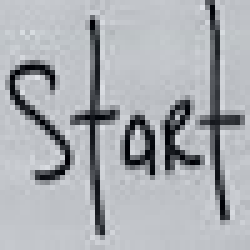
#> input picture sample_image/graying.jpg, 50 x 50 px (shown 5 times larger)
$ python dokumentasi_testing.py
#> lines starting #> are read from the running program, lines starting #| are printed output that depends on the picture; after the words box and inside, x2 and y2 are one past the last pixel; in counts of white or black regions, pixels touching at a corner belong together
import matplotlib.pyplot as plt
import cv2
import numpy as np

image = cv2.imread('sample_image/graying.jpg')
#> image is the input picture: shape (50, 50, 3); mean B, G, R 178.2, 173.3, 170.2
#cv2.imshow("Asli", image)

for i in range(50):
    R = image[0][i][2]
    G = image[0][i][1]
    B = image[0][i][0]
    hasil = round((0.2989 * R) + (0.5870 * G) + (0.1141 * B))
#> this loop made 50 passes
#> (R, G, B, hasil) on passes 1 to 12: (194, 197, 202, 197), (196, 199, 204, 199), (194, 197, 202, 197), (196, 199, 204, 199), (197, 200, 205, 200), (195, 198, 203, 198), (195, 198, 203, 198), (198, 201, 206, 201), (199, 202, 207, 202), (197, 200, 205, 200), (196, 199, 204, 199), (197, 200, 205, 200)
    #print(i+1,".(0.2989 *",R,") + (0.5870 *",G,") + (0.1141 *",B,") =",hasil)

grayscale = cv2.cvtColor(image, cv2.COLOR_BGR2GRAY)
#cv2.imshow("Grayscale", grayscale)

#h, otsu = cv2.threshold(grayscale, 0, 255, cv2.THRESH_BINARY | cv2.THRESH_OTSU)
#cv2.imshow("Otsu Thresholding", otsu)

h, w = grayscale.shape[:]
#> h = 50; w = 50

# Image Inversion
inverted = np.copy(grayscale)
for i in range(50):
    has = 255 - grayscale[0][i]
#> this loop made 50 passes
#> has on passes 1 to 12: 58, 56, 58, 56, 55, 57, 57, 54, 53, 55, 56, 55
    #print(i+1,". 255 -",grayscale[0][i],"=",has)


inverse = cv2.bitwise_not(grayscale)
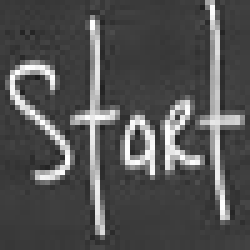
#> inverse: shape (50, 50) (shown 5 times larger); min 29, max 254, mean 81.8
# print(*inverse[0])
#cv2.imshow("Inverse", inverse)
#cv2.imwrite("sample_image/inverse.png", inverse)


med = cv2.medianBlur(inverse, 3)
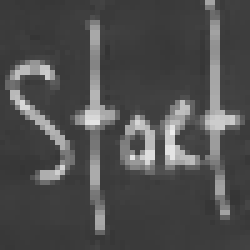
#> med: shape (50, 50) (shown 5 times larger); min 52, max 239, mean 77.9
# [7 lines of commented-out code are left out]

h, thresh = cv2.threshold(med, 0, 255, cv2.THRESH_BINARY | cv2.THRESH_OTSU)
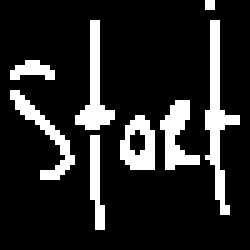
#> thresh: shape (50, 50) (shown 5 times larger); 15.2% white in thin lines or dots, all inside (x1, y1, x2, y2) = (2, 0, 48, 46)
#> h = 112
cv2.imshow("Otsu", thresh)
#cv2.imwrite("sample_image/threshold.png", thresh)

#dilasi = cv2.dilate(thresh, (5,5), iterations=2)
#cv2.imshow("Dilasi", dilasi)

h, w = thresh.shape[:]
#> h = 50
sumRows = []
pixelRow = []
for j in range(h):
    row = thresh[j:j+1, 0:w]
    sumRows.append(np.sum(row))
    pixelRow += [j]
#> after the loop, pixelRow = 50 values from 0 to 49; sumRows = 50 values, max 6630 at index 23, min 0 at index 2, mean 1943.1

plt.barh(pixelRow, sumRows, height=1)
plt.ylim(len(pixelRow), 0)
plt.ylabel("Baris Citra")
plt.xlabel("Jumlah Intensitas Piksel")
plt.show()
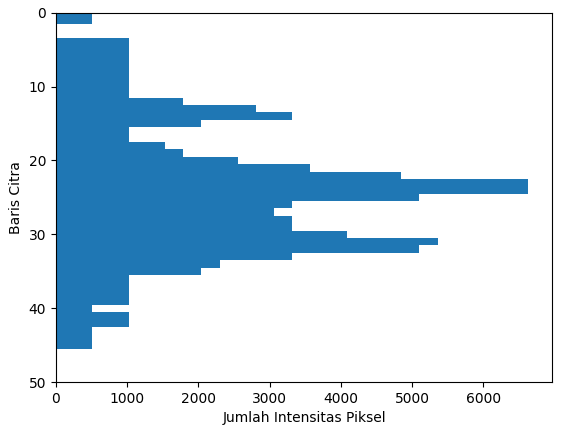
#> figure drawn by matplotlib, 1 panel

cv2.waitKey(0)
